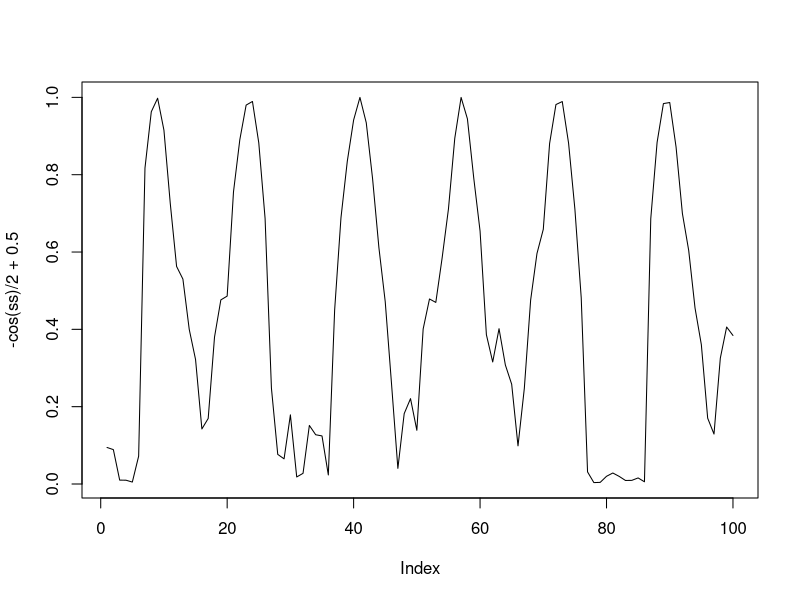

This chart was generated by the following R code:
N = 10

sample_duration = 100
inp_spikes = matrix(0, sample_duration, N)

for(i in 1:sample_duration) { # gen pattern
    ni =  i %% N
    inp_spikes[i, ni+1] = 1.0
#    inp_spikes[[i]] = rpois(sample_duration, rates[i]/1000)
}

cos.m = function(x) {
    1*cos(x)    
}

alpha = 0.1
dt = 0.25

w = rnorm(N)
ss = NULL
s = 0.0
for (istep in 1:sample_duration) {
    delta = (1.0 - cos.m(s) + (1.0 + cos.m(s)) * inp_spikes[istep,] %*% w)     
    
    #new_s = (1.0 - alpha) * s + alpha * delta
    new_s = s + dt * delta     
    
    ss = c(ss, new_s)
    s = new_s
}

plot(-cos(ss)/2.0 + 0.5,type="l")